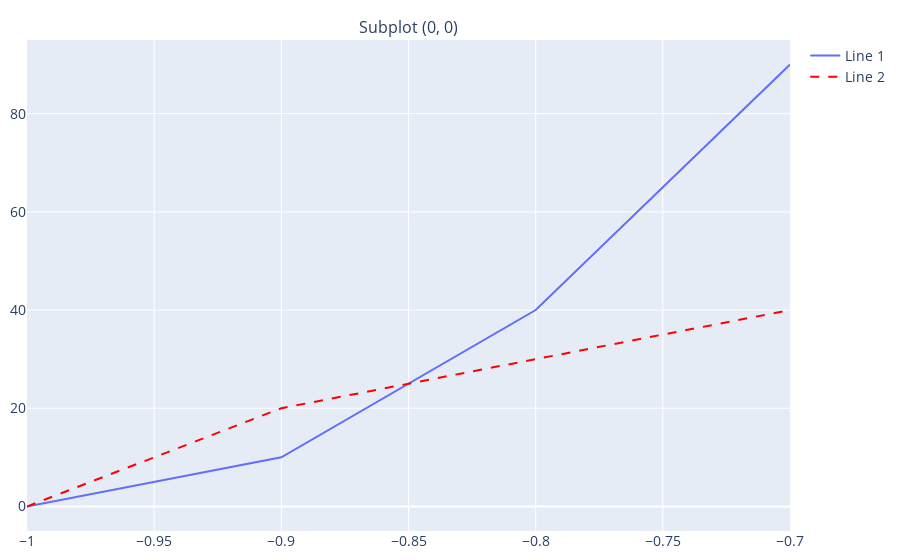

This figure's notebook cell:
### Code cell
# Test with plotly backend
c = canvas.Canvas(width=3000, ratio=0.5)
sp = c.add_subplot(grid=True, xlabel='x (mm)', ylabel='10y',yscale=10,xshift=-10,xscale=0.1)
sp.add_line([0, 1, 2, 3], [0, 1, 4, 9], label="Line 1", linestyle='-.')
sp.add_line([0, 1, 2, 3], [0, 2, 3, 4], linestyle='dashed', color='red', label="Line 2")
c.plot(backend='matplotlib')
c.plot(backend='plotly')

### Figure 1 — Plotly figure (JSON) as saved in the notebook; plotly's stock layout.template omitted (floating-point values rounded to 4 significant figures)
{"data": [{"line": {"dash": "solid"}, "mode": "lines", "name": "Line 1", "type": "scatter", "x": [-1, -0.9, -0.8, -0.7], "xaxis": "x", "y": [0, 10, 40, 90], "yaxis": "y"}, {"line": {"color": "red", "dash": "dash"}, "mode": "lines", "name": "Line 2", "type": "scatter", "x": [-1, -0.9, -0.8, -0.7], "xaxis": "x", "y": [0, 20, 30, 40], "yaxis": "y"}], "layout": {"annotations": [{"font": {"size": 16}, "showarrow": false, "text": "Subplot (0, 0)", "x": 0.5, "xanchor": "center", "xref": "paper", "y": 1, "yanchor": "bottom", "yref": "paper"}], "font": {"size": 14}, "margin": {"b": 10, "l": 10, "r": 10, "t": 40}, "xaxis": {"anchor": "y", "domain": [0, 1]}, "yaxis": {"anchor": "x", "domain": [0, 1]}}}
